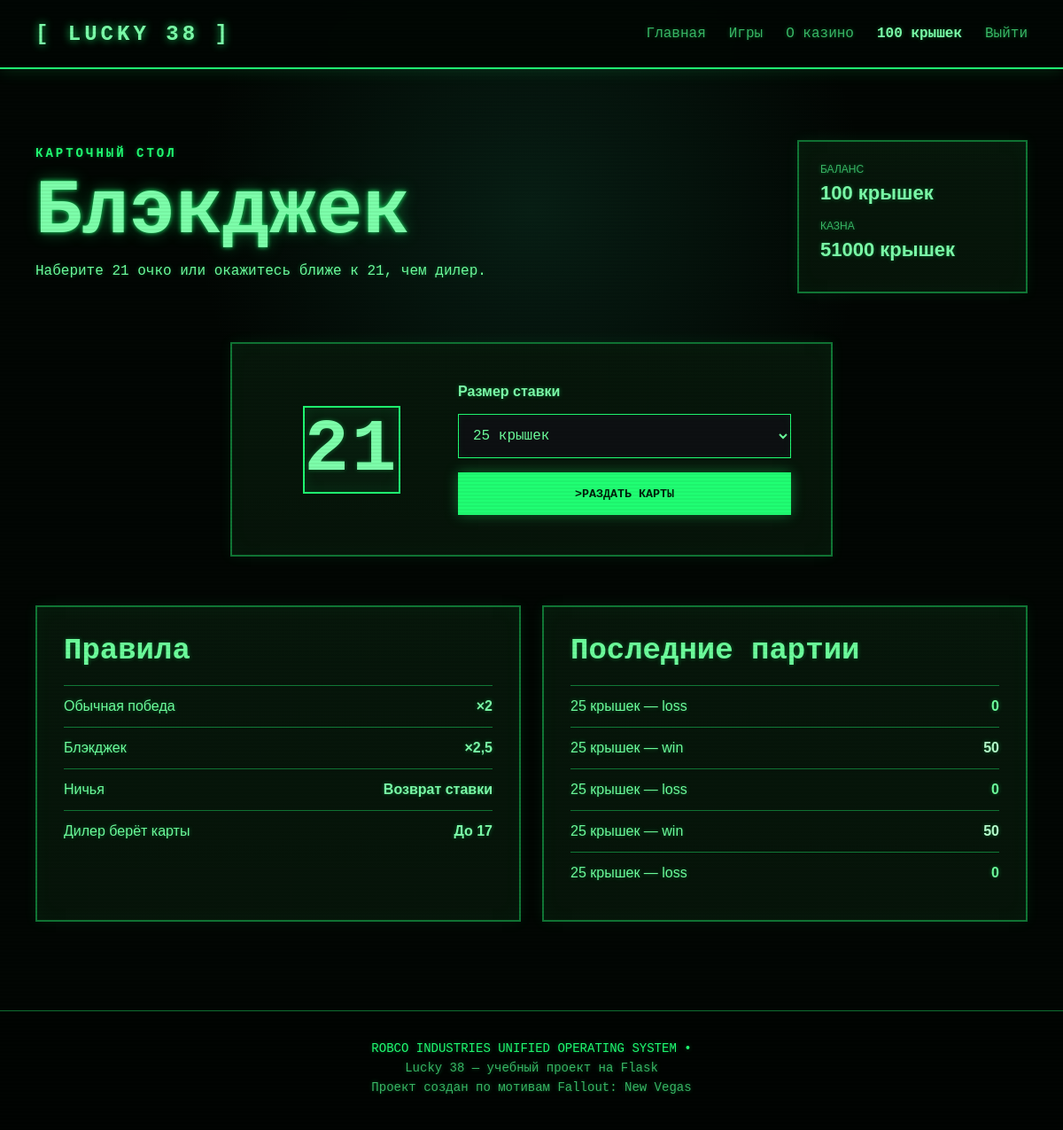
The app's page /blackjack (signed in) with its own data.
### tables this page shows
CREATE TABLE users (
            id INTEGER PRIMARY KEY AUTOINCREMENT,
            username TEXT NOT NULL UNIQUE,
            password_hash TEXT NOT NULL,
            balance INTEGER NOT NULL DEFAULT 1000,
            created_at TIMESTAMP NOT NULL DEFAULT CURRENT_TIMESTAMP
        );

CREATE TABLE casino (
            id INTEGER PRIMARY KEY CHECK (id = 1),
            treasury INTEGER NOT NULL,
            initial_treasury INTEGER NOT NULL
        );

CREATE TABLE game_history (
            id INTEGER PRIMARY KEY AUTOINCREMENT,
            user_id INTEGER NOT NULL,
            game_type TEXT NOT NULL,
            bet INTEGER NOT NULL,
            result TEXT NOT NULL,
            payout INTEGER NOT NULL DEFAULT 0,
            balance_after INTEGER NOT NULL,
            casino_treasury_after INTEGER NOT NULL,
            created_at TIMESTAMP NOT NULL DEFAULT CURRENT_TIMESTAMP,
            FOREIGN KEY (user_id) REFERENCES users (id)
        );

### app.py (the view, shortened to what this page needs)
@app.route("/blackjack", methods=("GET", "POST"))
@login_required
def blackjack():
    game = session.get("blackjack_game")
    last_game = session.pop("blackjack_last", None)
    selected_bet = 25
    game = session.get("blackjack_game")
    recent_games = get_db().execute(
        """
        SELECT bet, result, payout, created_at
        FROM game_history
        WHERE user_id = ? AND game_type = 'blackjack'
        ORDER BY id DESC
        LIMIT 5
        """,
        (g.user["id"],),
    ).fetchall()
    player_cards = [card_parts(card) for card in game["player"]] if game else []
    dealer_cards = [card_parts(card) for card in game["dealer"]] if game else []
    return render_template(
        "blackjack.html",
        bets=ALLOWED_BLACKJACK_BETS,
        selected_bet=selected_bet,
        game=game,
        player_cards=player_cards,
        dealer_cards=dealer_cards,
        player_value=hand_value(game["player"]) if game else None,
        dealer_visible_value=hand_value(game["dealer"][1:]) if game else None,
        last_game=last_game,
        recent_games=recent_games,
    )

### app.py (called while the page is built)
def get_db():
    if "db" not in g:
        DATABASE.parent.mkdir(exist_ok=True)
        g.db = sqlite3.connect(DATABASE)
        g.db.row_factory = sqlite3.Row
    return g.db

def login_required(view):
    @wraps(view)
    def wrapped_view(**kwargs):
        if g.user is None:
            flash("Сначала войдите в аккаунт.", "error")
            return redirect(url_for("login"))
        return view(**kwargs)
    return wrapped_view

@app.before_request
def load_logged_in_user():
    user_id = session.get("user_id")
    if user_id is None:
        g.user = None
    else:
        g.user = get_db().execute(
            "SELECT id, username, balance, created_at FROM users WHERE id = ?",
            (user_id,),
        ).fetchone()

@app.context_processor
def inject_casino_data():
    casino = get_db().execute(
        "SELECT treasury, initial_treasury FROM casino WHERE id = 1"
    ).fetchone()
    return {"casino": casino}

### templates/blackjack.html (shortened to what this page needs)
{% extends "base.html" %}
{% block content %}
<section class="game-page blackjack-section">
    <div class="container">
        <div class="game-page-heading">
            <div>
                <p class="section-label">Карточный стол</p>
                <h1>Блэкджек</h1>
                <p>Наберите 21 очко или окажитесь ближе к 21, чем дилер.</p>
            </div>
            <div class="game-balance-panel">
                <span>Баланс</span><strong>{{ g.user['balance'] }} крышек</strong>
                <span>Казна</span><strong>{{ casino['treasury'] }} крышек</strong>
            </div>
        </div>
        {% if last_game %}
            <div class="blackjack-result blackjack-result-{{ last_game.result }}">
                <h2>{{ last_game.message }}</h2>
                <p>Выплата: <strong>{{ last_game.payout }} крышек</strong></p>
            </div>
            <div class="blackjack-table finished-table">
                <div class="hand-area">
                    <h3>Дилер — {{ last_game.dealer_value }}</h3>
                    <div class="card-row">
                        {% for card in last_game.dealer_cards %}
                            <div class="playing-card {% if card.red %}red-card{% endif %}"><b>{{ card.rank }}</b><span>{{ card.suit }}</span></div>
                        {% endfor %}
                    </div>
                </div>
                <div class="table-emblem">LUCKY<br>38</div>
                <div class="hand-area">
                    <h3>Игрок — {{ last_game.player_value }}</h3>
                    <div class="card-row">
                        {% for card in last_game.player_cards %}
                            <div class="playing-card {% if card.red %}red-card{% endif %}"><b>{{ card.rank }}</b><span>{{ card.suit }}</span></div>
                        {% endfor %}
                    </div>
                </div>
            </div>
            <form method="post" class="blackjack-start-form blackjack-replay-form">
                <label for="repeat-bet">Следующая ставка</label>
                <select name="bet" id="repeat-bet">
                    {% for bet in bets %}
                        <option value="{{ bet }}" {% if bet == last_game.bet %}selected{% endif %}>{{ bet }} крышек</option>
                    {% endfor %}
                </select>
                <button class="button button-primary" name="action" value="start"
                        {% if casino['treasury'] <= 0 or g.user['balance'] < bets[0] %}disabled{% endif %}>
                    Играть ещё
                </button>
            </form>
        {% else %}
            <div class="blackjack-start-card">
                <div class="table-emblem large-emblem">21</div>
                <form method="post" class="blackjack-start-form">
                    <label for="bet">Размер ставки</label>
                    <select name="bet" id="bet">
                        {% for bet in bets %}<option value="{{ bet }}" {% if bet == selected_bet %}selected{% endif %}>{{ bet }} крышек</option>{% endfor %}
                    </select>
                    <button class="button button-primary" name="action" value="start" {% if casino['treasury'] <= 0 %}disabled{% endif %}>Раздать карты</button>
                </form>
            </div>
        {% endif %}
        <div class="slots-info-grid">
            <article class="payout-card">
                <h2>Правила</h2>
                <div class="payout-row"><span>Обычная победа</span><strong>×2</strong></div>
                <div class="payout-row"><span>Блэкджек</span><strong>×2,5</strong></div>
                <div class="payout-row"><span>Ничья</span><strong>Возврат ставки</strong></div>
                <div class="payout-row"><span>Дилер берёт карты</span><strong>До 17</strong></div>
            </article>
            <article class="history-card">
                <h2>Последние партии</h2>
                {% for item in recent_games %}
                    <div class="history-row"><span>{{ item.bet }} крышек — {{ item.result }}</span><strong class="{% if item.payout > item.bet %}history-win{% endif %}">{{ item.payout }}</strong></div>
                {% else %}<p class="empty-history">Пока партий нет.</p>{% endfor %}
            </article>
        </div>
    </div>
</section>
{% endblock %}

### templates/base.html (shortened to what this page needs)
<!DOCTYPE html>
<html lang="ru">
<head>
    <link rel="stylesheet" href="{{ url_for('static', filename='css/style.css') }}">
</head>
<body>
    <header class="header">
        <div class="container header-inner">
            <a class="logo" href="{{ url_for('index') }}">LUCKY 38</a>
            <nav class="navigation">
                <a href="{{ url_for('index') }}">Главная</a>
                <a href="{{ url_for('index') }}#games">Игры</a>
                <a href="{{ url_for('index') }}#about">О казино</a>
                {% if g.user %}
                    <a class="balance-link" href="{{ url_for('profile') }}">
                        {{ g.user['balance'] }} крышек
                    </a>
                    <a href="{{ url_for('logout') }}">Выйти</a>
                {% else %}
                    <a href="{{ url_for('login') }}">Войти</a>
                    <a class="nav-button" href="{{ url_for('register') }}">Регистрация</a>
                {% endif %}
            </nav>
        </div>
    </header>
    <main>
        {% block content %}{% endblock %}
    </main>
    <footer class="footer">
        <div class="container">
            <p>Lucky 38 — учебный проект на Flask</p>
            <p>Проект создан по мотивам Fallout: New Vegas</p>
        </div>
    </footer>
</body>
</html>

### records on screen
users: user.balance "100"
casino: treasury "51000"
game_history: bet "25", result "loss", payout "0"
game_history: bet "25", result "win", payout "50"
game_history: bet "25", result "loss", payout "0"
game_history: bet "25", result "win", payout "50"
game_history: bet "25", result "loss", payout "0"

### other values on screen
form field bet "25 крышек"
